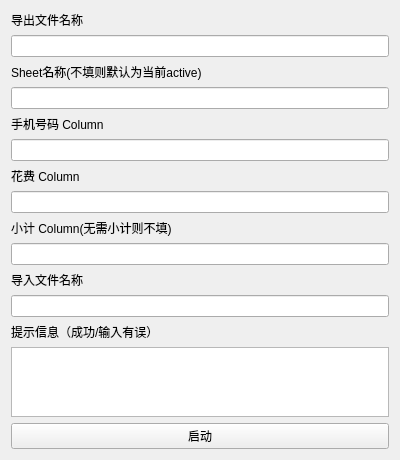
<?xml version="1.0" encoding="UTF-8"?>
<ui version="4.0">
 <class>Form</class>
 <widget class="QWidget" name="Form">
  <property name="geometry">
   <rect>
    <x>0</x>
    <y>0</y>
    <width>400</width>
    <height>418</height>
   </rect>
  </property>
  <property name="windowTitle">
   <string>Billing Handler -- Semi Automatic</string>
  </property>
  <layout class="QGridLayout" name="gridLayout">
   <item row="0" column="0">
    <widget class="QLabel" name="label_5">
     <property name="text">
      <string>导出文件名称</string>
     </property>
    </widget>
   </item>
   <item row="1" column="0">
    <widget class="QLineEdit" name="OutFilename">
     <property name="text">
      <string/>
     </property>
    </widget>
   </item>
   <item row="2" column="0">
    <widget class="QLabel" name="label_4">
     <property name="text">
      <string>Sheet名称(不填则默认为当前active)</string>
     </property>
    </widget>
   </item>
   <item row="3" column="0">
    <widget class="QLineEdit" name="SheetName"/>
   </item>
   <item row="4" column="0">
    <widget class="QLabel" name="label_1">
     <property name="text">
      <string>手机号码 Column</string>
     </property>
    </widget>
   </item>
   <item row="5" column="0">
    <widget class="QLineEdit" name="PhoneColumn"/>
   </item>
   <item row="6" column="0">
    <widget class="QLabel" name="label_2">
     <property name="text">
      <string>花费 Column</string>
     </property>
    </widget>
   </item>
   <item row="7" column="0">
    <widget class="QLineEdit" name="CostColumn"/>
   </item>
   <item row="8" column="0">
    <widget class="QLabel" name="label_3">
     <property name="text">
      <string>小计 Column(无需小计则不填)</string>
     </property>
    </widget>
   </item>
   <item row="9" column="0">
    <widget class="QLineEdit" name="CountColumn"/>
   </item>
   <item row="10" column="0">
    <widget class="QLabel" name="label_6">
     <property name="text">
      <string>导入文件名称</string>
     </property>
    </widget>
   </item>
   <item row="11" column="0">
    <widget class="QLineEdit" name="InFilename">
     <property name="text">
      <string/>
     </property>
    </widget>
   </item>
   <item row="12" column="0">
    <widget class="QLabel" name="label_7">
     <property name="text">
      <string>提示信息（成功/输入有误）</string>
     </property>
    </widget>
   </item>
   <item row="13" column="0">
    <widget class="QTextBrowser" name="resultBrowser"/>
   </item>
   <item row="14" column="0">
    <widget class="QPushButton" name="pushButton">
     <property name="text">
      <string>启动</string>
     </property>
    </widget>
   </item>
  </layout>
 </widget>
 <resources/>
 <connections/>
</ui>
